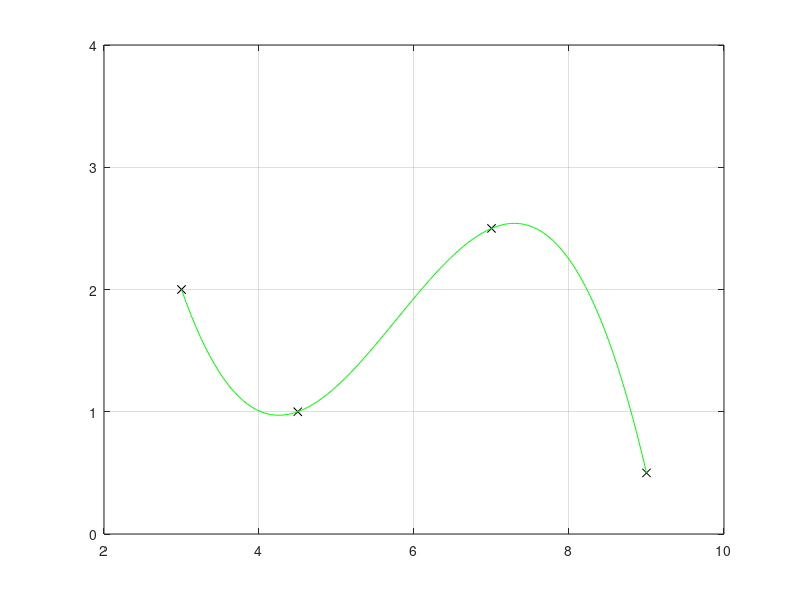

Write the MATLAB code that produced this figure.
clear
clc
xd = [ 3.0 4.5 7.0 9.0 ];
yd = [ 2.0 1.0 2.5 0.5 ];
xplot=linspace(3, 9, 100);
youts=interp1(xd,yd,xplot,'spline');
plot (xd, yd, 'xk', xplot,youts,'-g','MarkerSize', 10);
axis ([2 10 0 4]); 
grid on;
hold on;


hold off;